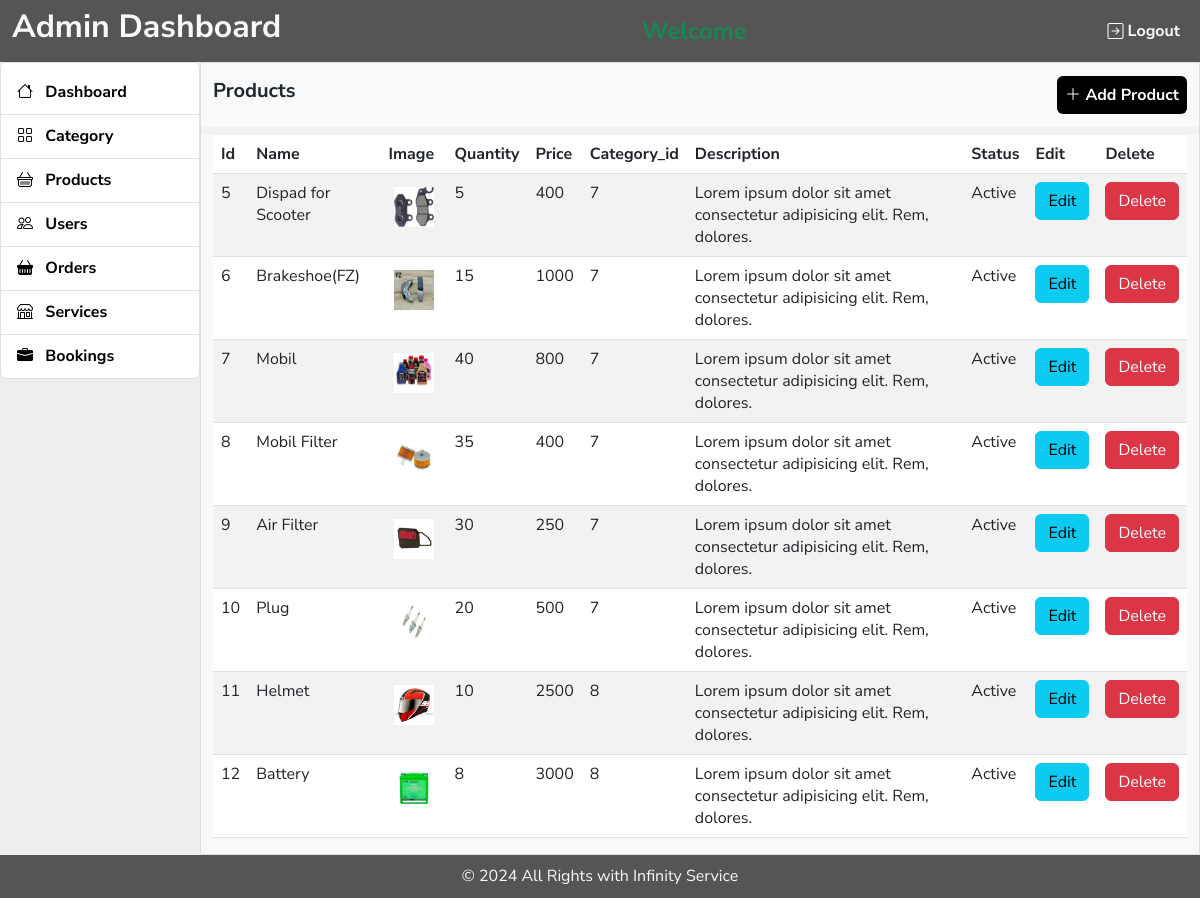
/products.php, run on the app's committed database.
### tables this page shows
CREATE TABLE `products` (
  `id` int(11) NOT NULL,
  `name` varchar(30) DEFAULT NULL,
  `image` varchar(50) DEFAULT NULL,
  `quantity` int(11) DEFAULT NULL,
  `price` float DEFAULT NULL,
  `category_id` int(11) DEFAULT NULL,
  `description` longtext NOT NULL,
  `status` tinyint(1) DEFAULT NULL
);

### products.php (the view, shortened to what this page needs)
<?php
require 'connection.php';
$product_sql = "SELECT * FROM Products ";
$result_product = $conn->query($product_sql);
?>
<?php include 'dashboard_top.php'; ?>
<div class="col-md-10" style="background:#f2f2f2; min-height:600px; border:1px solid #dddddd">
    <div class="row mb-2">
        <div class="col-12 bg-light py-3 d-flex align-items-center justify-content-between">
            <h5>Products</h5>
            <div>
                <h5 class="mb-0 fs-6">
                <a href="addProduct.php" class="text-white btn-bg p-2 rounded">
                <i class="bi bi-plus-lg"></i> Add Product</a>
                </h5>
            </div>
        </div>
    </div>
    <div class="row bg-light mt-2">
        <div class="col-12 table-responsive">
            <table class="table table-striped">
                <thead>
                    <tr>
                        <th>Id</th>
                        <th>Name</th>
                        <th>Image</th>
                        <th>Quantity</th>
                        <th>Price</th>
                        <th>Category_id</th>
                        <th>Description</th>
                        <th>Status</th>
                        <th>Edit</th>
                        <th>Delete</th>
                    </tr>
                </thead>
                <tbody>
                    <?php
                    $status= [0=>'Inactive', 1=>'Active'];
                        while($row = $result_product->fetch_assoc())
                        {
                            echo "<tr>
                            <td>$row[id]</td>
                            <td>$row[name]</td>
                            <td><img src='$row[image]' style='height: 50px; width: 50px; padding:5px' /></td>
                            <td>$row[quantity]</td>
                            <td>$row[price]</td>
                            <td>$row[category_id]</td>
                            <td>$row[description]</td>
                            <td>".$status[$row['status']]."</td>
                            <td><a href='products_form.php?eid=$row[id]' class='btn btn-info'>Edit</a></td>
                            <td><a href='products.php?did=$row[id]' class='btn btn-danger' onclick='return confirm(`Are you sure?`)'>Delete</a></td>
                            </tr>";
                        }
                    ?>
                </tbody>
            </table>
        </div>
    </div>
</div>
<?php include 'dashboard_bottom.php'; ?>

### css/style.css (style rules this page uses)
* { margin: 0; padding: 0; box-sizing: border-box; }
:root { --black: #000; --bg: #555555; --primary: rgb(64, 117, 212); --darkprimary: #375da1; --white: #fff; --red: #dc3545; }
body { font-family: "Nunito Sans", sans-serif !important; font-size: 16px !important; line-height: 27px !important; font-weight: 400 !important; }
h1, h2, h3, h4, h5, h6 { font-weight: 700 !important; }
a { text-decoration: none !important; }
.btn-bg { background-color: var(--black) !important; }

### data on the page
products: id "5", name "Dispad for Scooter", image (picture), quantity "5", price "400", category "7", description "Lorem ipsum dolor sit amet consectetur adipisicing elit. Rem, dolores.", status "Active"
products: id "6", name "Brakeshoe(FZ)", image (picture), quantity "15", price "1000", category "7", description "Lorem ipsum dolor sit amet consectetur adipisicing elit. Rem, dolores.", status "Active"
products: id "7", name "Mobil", image (picture), quantity "40", price "800", category "7", description "Lorem ipsum dolor sit amet consectetur adipisicing elit. Rem, dolores.", status "Active"
products: id "8", name "Mobil Filter", image (picture), quantity "35", price "400", category "7", description "Lorem ipsum dolor sit amet consectetur adipisicing elit. Rem, dolores.", status "Active"
products: id "9", name "Air Filter", image (picture), quantity "30", price "250", category "7", description "Lorem ipsum dolor sit amet consectetur adipisicing elit. Rem, dolores.", status "Active"
products: id "10", name "Plug", image (picture), quantity "20", price "500", category "7", description "Lorem ipsum dolor sit amet consectetur adipisicing elit. Rem, dolores.", status "Active"
products: id "11", name "Helmet", image (picture), quantity "10", price "2500", category "8", description "Lorem ipsum dolor sit amet consectetur adipisicing elit. Rem, dolores.", status "Active"
products: id "12", name "Battery", image (picture), quantity "8", price "3000", category "8", description "Lorem ipsum dolor sit amet consectetur adipisicing elit. Rem, dolores.", status "Active"
